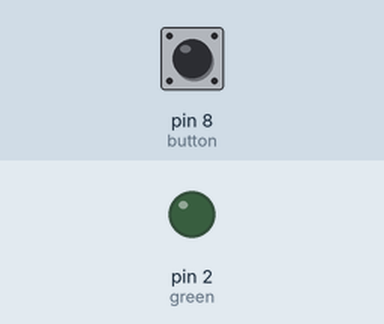
A sketch run on a simulated Arduino Uno, built with avr-gcc and run on an emulated ATmega328P. Parts: output pins drawn as LEDs (lit = HIGH). The test bench sets the inputs (shaded band); at power-on: pin 8 (button) LOW.

Above: at 1.2 s.
1.3 s: pin 8 (button) pulled HIGH for 0.15 s
At 1.37 s:
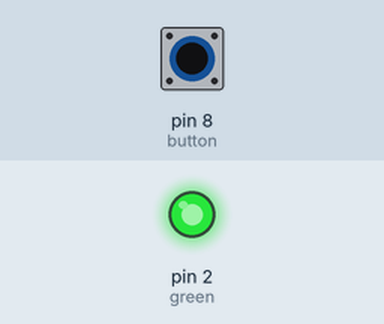
2.9 s: pin 8 (button) pulled HIGH for 3.2 s
At 6.8 s:
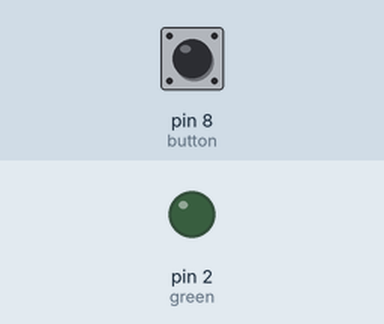
Timing chart, 0 to 8.3 s (numbered marks = the images above; inputs shaded):
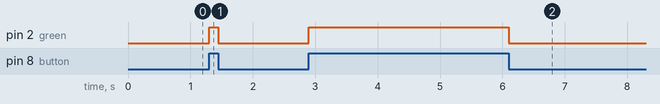

The sketch:

btn_blink.ino
```cpp
int green = 2;
int button = 8;
int buttonstate = 0;
void setup() {
  // put your setup code here, to run once:
    pinMode(green,OUTPUT);
    pinMode(button,INPUT);

}

void loop() {
  // put your main code here, to run repeatedly:
  buttonstate = digitalRead(button);

if(buttonstate == HIGH) {
    digitalWrite(green,HIGH);
    }
  else {
   digitalWrite(green,LOW);
 }

  }
```

Measured:
- after the input at 1.3 s, pin 2 (green): LOW → HIGH at once, → LOW 0.15 s later
- after the input at 2.9 s, pin 2 (green): LOW → HIGH at once, → LOW 3.2 s later
